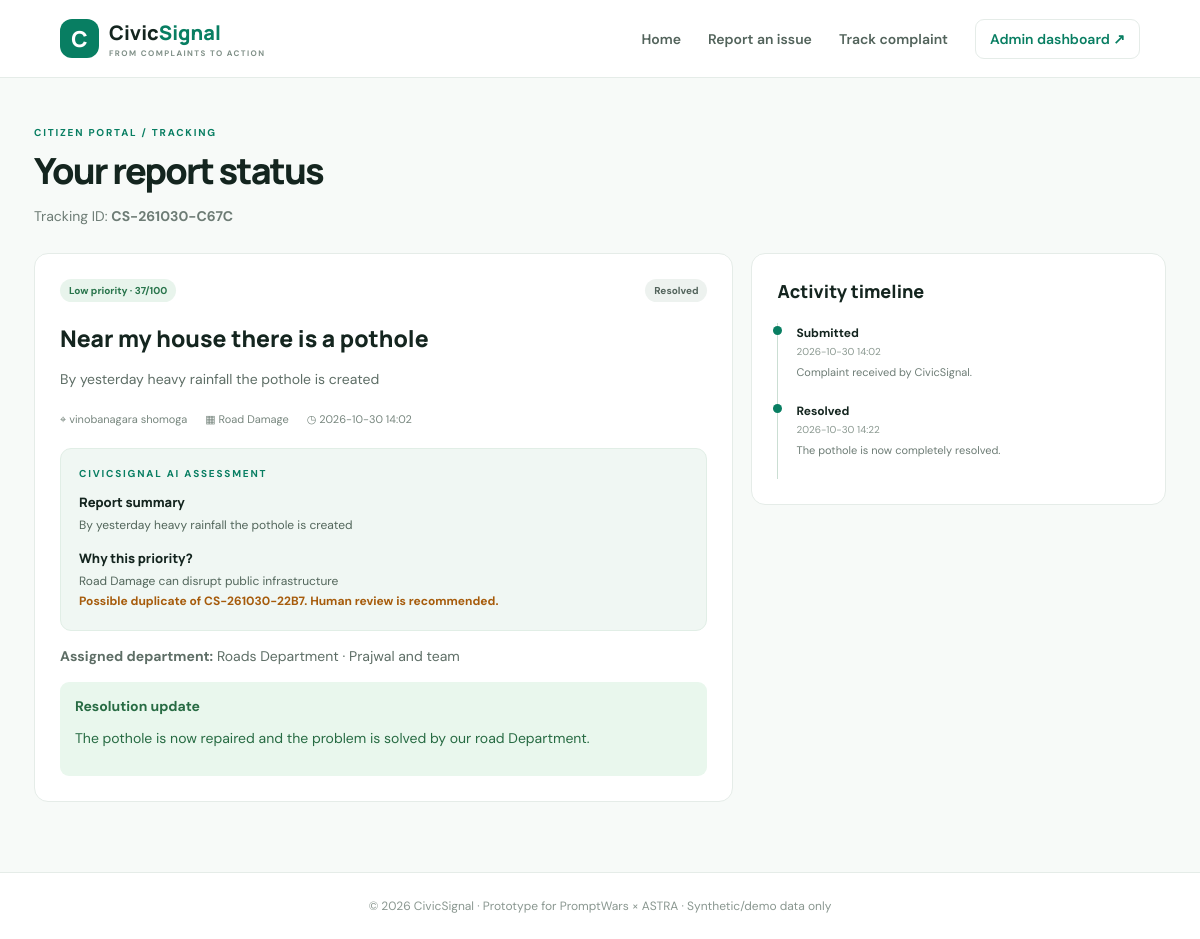
/track/CS-261030-C67C, run on the app's committed database.
### tables this page shows
CREATE TABLE reports (
            id INTEGER PRIMARY KEY AUTOINCREMENT,
            tracking_code TEXT UNIQUE NOT NULL,
            title TEXT NOT NULL,
            description TEXT NOT NULL,
            category TEXT NOT NULL,
            location TEXT NOT NULL,
            latitude REAL,
            longitude REAL,
            citizen_name TEXT,
            priority TEXT NOT NULL,
            priority_score INTEGER NOT NULL,
            priority_reason TEXT NOT NULL,
            ai_summary TEXT NOT NULL,
            duplicate_of INTEGER,
            status TEXT NOT NULL DEFAULT 'Submitted',
            department TEXT,
            assigned_to TEXT,
            created_at TEXT NOT NULL,
            updated_at TEXT NOT NULL,
            resolution_note TEXT,
            FOREIGN KEY(duplicate_of) REFERENCES reports(id)
        );

CREATE TABLE status_history (
            id INTEGER PRIMARY KEY AUTOINCREMENT,
            report_id INTEGER NOT NULL,
            status TEXT NOT NULL,
            note TEXT,
            changed_at TEXT NOT NULL,
            FOREIGN KEY(report_id) REFERENCES reports(id) ON DELETE CASCADE
        );

### app.py (the view)
@app.route("/track/<code>")
def track(code):
    db = get_db()
    item = db.execute("SELECT * FROM reports WHERE tracking_code=?", (code.upper(),)).fetchone()
    if not item:
        flash("No complaint found for that tracking ID.", "error")
        return redirect(url_for("track_search"))
    history = db.execute("SELECT * FROM status_history WHERE report_id=? ORDER BY id", (item["id"],)).fetchall()
    duplicate = db.execute("SELECT tracking_code FROM reports WHERE id=?", (item["duplicate_of"],)).fetchone() if item["duplicate_of"] else None
    return render_template("track.html", item=item, history=history, duplicate=duplicate)

### app.py (called while the page is built)
def get_db():
    if "db" not in g:
        g.db = sqlite3.connect(DB_PATH)
        g.db.row_factory = sqlite3.Row
        g.db.execute("PRAGMA foreign_keys = ON")
    return g.db

### templates/track.html
{% extends "base.html" %}{% block title %}{{ item.tracking_code }} | CivicSignal{% endblock %}
{% block content %}
<div class="page-intro"><span class="eyebrow">CITIZEN PORTAL / TRACKING</span><h1>Your report status</h1><p>Tracking ID: <b>{{ item.tracking_code }}</b></p></div>
<div class="detail-grid"><section class="panel detail-main"><div class="detail-top"><span class="priority {{ item.priority|lower }}">{{ item.priority }} priority · {{ item.priority_score }}/100</span><span class="status">{{ item.status }}</span></div><h2>{{ item.title }}</h2><p>{{ item.description }}</p><div class="detail-meta"><span>⌖ {{ item.location }}</span><span>▦ {{ item.category }}</span><span>◷ {{ item.created_at[:16].replace('T',' ') }}</span></div>
<div class="ai-box"><span class="eyebrow">CIVICSIGNAL AI ASSESSMENT</span><h3>Report summary</h3><p>{{ item.ai_summary }}</p><h3>Why this priority?</h3><p>{{ item.priority_reason }}</p>{% if duplicate %}<p class="warning-text">Possible duplicate of {{ duplicate.tracking_code }}. Human review is recommended.</p>{% endif %}</div>
{% if item.department %}<p><b>Assigned department:</b> {{ item.department }}{% if item.assigned_to %} · {{ item.assigned_to }}{% endif %}</p>{% endif %}
{% if item.status == 'Resolved' and item.resolution_note %}<div class="success-box"><b>Resolution update</b><p>{{ item.resolution_note }}</p></div>{% endif %}
</section><aside class="panel timeline"><h3>Activity timeline</h3>{% for h in history %}<div class="timeline-item"><span class="timeline-dot"></span><b>{{ h.status }}</b><small>{{ h.changed_at[:16].replace('T',' ') }}</small>{% if h.note %}<p>{{ h.note }}</p>{% endif %}</div>{% endfor %}</aside></div>
{% endblock %}

### static/style.css (style rules this page uses)
:root { --ink:#14251f;--muted:#6d7c75;--green:#087e62;--green2:#0ca37b;--mint:#e9f6f0;--line:#e5ece8;--bg:#f7faf8;--white:#fff;--red:#c33b45;--amber:#a76b12 }
* { box-sizing:border-box }
body { margin:0;background:var(--bg);color:var(--ink);font-family:'DM Sans',sans-serif;font-size:14px }
.eyebrow { font-size:10px;letter-spacing:1.8px;font-weight:700;color:var(--green);display:block;margin-bottom:12px }
.hero h1,.page-intro h1,.dashboard-heading h1 { font:800 48px/1.12 Manrope;margin:0 0 16px;letter-spacing:-1.8px }
.stat-card,.panel,.recent-panel { background:#fff;border:1px solid var(--line);border-radius:14px }
.priority,.status { display:inline-block;padding:5px 9px;border-radius:20px;font-size:10px;font-weight:700;background:#edf2ef;color:#52635b }
.priority.low { background:#e8f4ec;color:#28744b }
.page-intro { margin:12px 0 28px }
.page-intro h1,.dashboard-heading h1 { font-size:36px }
.page-intro p,.dashboard-heading p { color:var(--muted);margin:0 }
.panel { padding:25px }
.detail-grid { display:grid;grid-template-columns:1.35fr .8fr;gap:18px;align-items:start }
.detail-main h2 { font:800 23px Manrope;margin:20px 0 10px }
.detail-main>p { color:#5e6e66;line-height:1.7 }
.detail-top { display:flex;justify-content:space-between }
.detail-meta { display:flex;flex-wrap:wrap;gap:18px;color:#77867e;font-size:11px;margin:20px 0 }
.ai-box { background:#f0f7f3;border:1px solid #e1eee6;border-radius:11px;padding:18px;margin-top:22px }
.ai-box h3 { font:800 13px Manrope;margin:13px 0 5px }
.ai-box p { font-size:12px;line-height:1.65;color:#52665b;margin:0 }
.warning-text { color:#a65b0b!important;font-weight:700 }
.success-box { background:#e9f7ed;padding:15px;border-radius:9px;color:#276b43 }
.timeline h3,.timeline h2 { font:800 18px Manrope;margin:0 0 20px }
.timeline-item { border-left:1px solid #cbded3;padding:0 0 22px 18px;position:relative }
.timeline-dot { position:absolute;width:9px;height:9px;border-radius:50%;background:var(--green);left:-5px;top:3px }
.timeline-item b { font-size:12px }
.timeline-item small { display:block;color:#8a9890;font-size:10px;margin-top:4px }
.timeline-item p { font-size:11px;color:#6d7c75;margin:7px 0 0 }
.warning-text { color:#a65b0b }

### data on the page
reports: tracking_code "CS-261030-C67C", priority "Low", priority_score "37", status "Resolved", title "Near my house there is a pothole", description "By yesterday heavy rainfall the pothole is created", location "vinobanagara shomoga", category "Road Damage", created_at "2026-10-30 14:02", ai_summary "By yesterday heavy rainfall the pothole is created", priority_reason "Road Damage can disrupt public infrastructure", department "Roads Department", assigned_to "Prajwal and team", resolution_note "The pothole is now repaired and the problem is solved by our road Department."
reports: tracking_code "CS-261030-22B7"
status_history: status "Submitted", changed_at "2026-10-30 14:02", note "Complaint received by CivicSignal."
status_history: status "Resolved", changed_at "2026-10-30 14:22", note "The pothole is now completely resolved."
